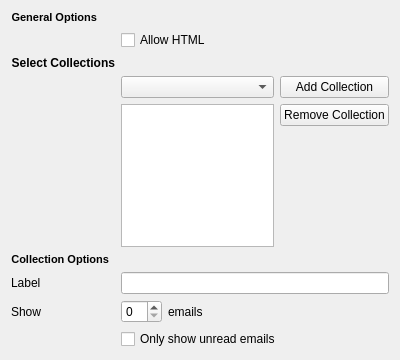
<?xml version="1.0" encoding="UTF-8"?>
<ui version="4.0">
 <class>lionmailConfig</class>
 <widget class="QWidget" name="lionmailConfig">
  <property name="geometry">
   <rect>
    <x>0</x>
    <y>0</y>
    <width>400</width>
    <height>360</height>
   </rect>
  </property>
  <property name="minimumSize">
   <size>
    <width>400</width>
    <height>360</height>
   </size>
  </property>
  <layout class="QFormLayout" name="formLayout">
   <item row="0" column="0">
    <widget class="QLabel" name="generallabel">
     <property name="text">
      <string>&lt;!DOCTYPE HTML PUBLIC &quot;-//W3C//DTD HTML 4.0//EN&quot; &quot;http://www.w3.org/TR/REC-html40/strict.dtd&quot;&gt;
&lt;html&gt;&lt;head&gt;&lt;meta name=&quot;qrichtext&quot; content=&quot;1&quot; /&gt;&lt;style type=&quot;text/css&quot;&gt;
p, li { white-space: pre-wrap; }
&lt;/style&gt;&lt;/head&gt;&lt;body style=&quot; font-family:'Sans Serif'; font-size:8pt; font-weight:400; font-style:normal;&quot;&gt;
&lt;p style=&quot; margin-top:0px; margin-bottom:0px; margin-left:0px; margin-right:0px; -qt-block-indent:0; text-indent:0px;&quot;&gt;&lt;span style=&quot; font-weight:600;&quot;&gt;General Options&lt;/span&gt;&lt;/p&gt;&lt;/body&gt;&lt;/html&gt;</string>
     </property>
     <property name="alignment">
      <set>Qt::AlignRight|Qt::AlignTrailing|Qt::AlignVCenter</set>
     </property>
    </widget>
   </item>
   <item row="1" column="1">
    <widget class="QCheckBox" name="allowHtml">
     <property name="text">
      <string>Allow HTML</string>
     </property>
    </widget>
   </item>
   <item row="2" column="0">
    <widget class="QLabel" name="selectcollectionslabel">
     <property name="text">
      <string>&lt;b&gt;Select Collections&lt;/b&gt;</string>
     </property>
     <property name="alignment">
      <set>Qt::AlignRight|Qt::AlignTrailing|Qt::AlignVCenter</set>
     </property>
    </widget>
   </item>
   <item row="3" column="1">
    <layout class="QGridLayout" name="gridLayout_2">
     <item row="1" column="0">
      <widget class="KListWidget" name="collectionList">
       <property name="minimumSize">
        <size>
         <width>140</width>
         <height>0</height>
        </size>
       </property>
      </widget>
     </item>
     <item row="0" column="0">
      <widget class="QComboBox" name="collectionCombo"/>
     </item>
     <item row="1" column="1">
      <layout class="QVBoxLayout" name="verticalLayout">
       <item>
        <widget class="KPushButton" name="removeCollection">
         <property name="text">
          <string>Remove Collection</string>
         </property>
        </widget>
       </item>
       <item>
        <spacer name="verticalSpacer_2">
         <property name="orientation">
          <enum>Qt::Vertical</enum>
         </property>
         <property name="sizeHint" stdset="0">
          <size>
           <width>85</width>
           <height>258</height>
          </size>
         </property>
        </spacer>
       </item>
      </layout>
     </item>
     <item row="0" column="1">
      <widget class="KPushButton" name="addCollection">
       <property name="text">
        <string>Add Collection</string>
       </property>
      </widget>
     </item>
    </layout>
   </item>
   <item row="4" column="0">
    <widget class="QLabel" name="collectionoptionslabel">
     <property name="text">
      <string>&lt;!DOCTYPE HTML PUBLIC &quot;-//W3C//DTD HTML 4.0//EN&quot; &quot;http://www.w3.org/TR/REC-html40/strict.dtd&quot;&gt;
&lt;html&gt;&lt;head&gt;&lt;meta name=&quot;qrichtext&quot; content=&quot;1&quot; /&gt;&lt;style type=&quot;text/css&quot;&gt;
p, li { white-space: pre-wrap; }
&lt;/style&gt;&lt;/head&gt;&lt;body style=&quot; font-family:'Sans Serif'; font-size:8pt; font-weight:400; font-style:normal;&quot;&gt;
&lt;p style=&quot; margin-top:0px; margin-bottom:0px; margin-left:0px; margin-right:0px; -qt-block-indent:0; text-indent:0px;&quot;&gt;&lt;span style=&quot; font-weight:600;&quot;&gt;Collection Options&lt;/span&gt;&lt;/p&gt;&lt;/body&gt;&lt;/html&gt;</string>
     </property>
     <property name="alignment">
      <set>Qt::AlignRight|Qt::AlignTrailing|Qt::AlignVCenter</set>
     </property>
    </widget>
   </item>
   <item row="6" column="1">
    <layout class="QHBoxLayout" name="horizontalLayout">
     <item>
      <widget class="KIntSpinBox" name="kintspinbox"/>
     </item>
     <item>
      <widget class="QLabel" name="label_5">
       <property name="text">
        <string>emails</string>
       </property>
      </widget>
     </item>
     <item>
      <spacer name="horizontalSpacer_2">
       <property name="orientation">
        <enum>Qt::Horizontal</enum>
       </property>
       <property name="sizeHint" stdset="0">
        <size>
         <width>40</width>
         <height>20</height>
        </size>
       </property>
      </spacer>
     </item>
    </layout>
   </item>
   <item row="8" column="1">
    <widget class="QCheckBox" name="showUnread">
     <property name="text">
      <string>Only show unread emails</string>
     </property>
    </widget>
   </item>
   <item row="6" column="0">
    <widget class="QLabel" name="showlabel">
     <property name="text">
      <string>Show</string>
     </property>
     <property name="alignment">
      <set>Qt::AlignRight|Qt::AlignTrailing|Qt::AlignVCenter</set>
     </property>
    </widget>
   </item>
   <item row="5" column="1">
    <widget class="KLineEdit" name="labelEdit"/>
   </item>
   <item row="5" column="0">
    <widget class="QLabel" name="labellabel">
     <property name="text">
      <string>Label</string>
     </property>
    </widget>
   </item>
  </layout>
 </widget>
 <customwidgets>
  <customwidget>
   <class>KIntSpinBox</class>
   <extends>QSpinBox</extends>
   <header>knuminput.h</header>
  </customwidget>
  <customwidget>
   <class>KLineEdit</class>
   <extends>QLineEdit</extends>
   <header>klineedit.h</header>
  </customwidget>
  <customwidget>
   <class>KListWidget</class>
   <extends>QListWidget</extends>
   <header>klistwidget.h</header>
  </customwidget>
  <customwidget>
   <class>KPushButton</class>
   <extends>QPushButton</extends>
   <header>kpushbutton.h</header>
  </customwidget>
 </customwidgets>
 <resources/>
 <connections/>
</ui>
